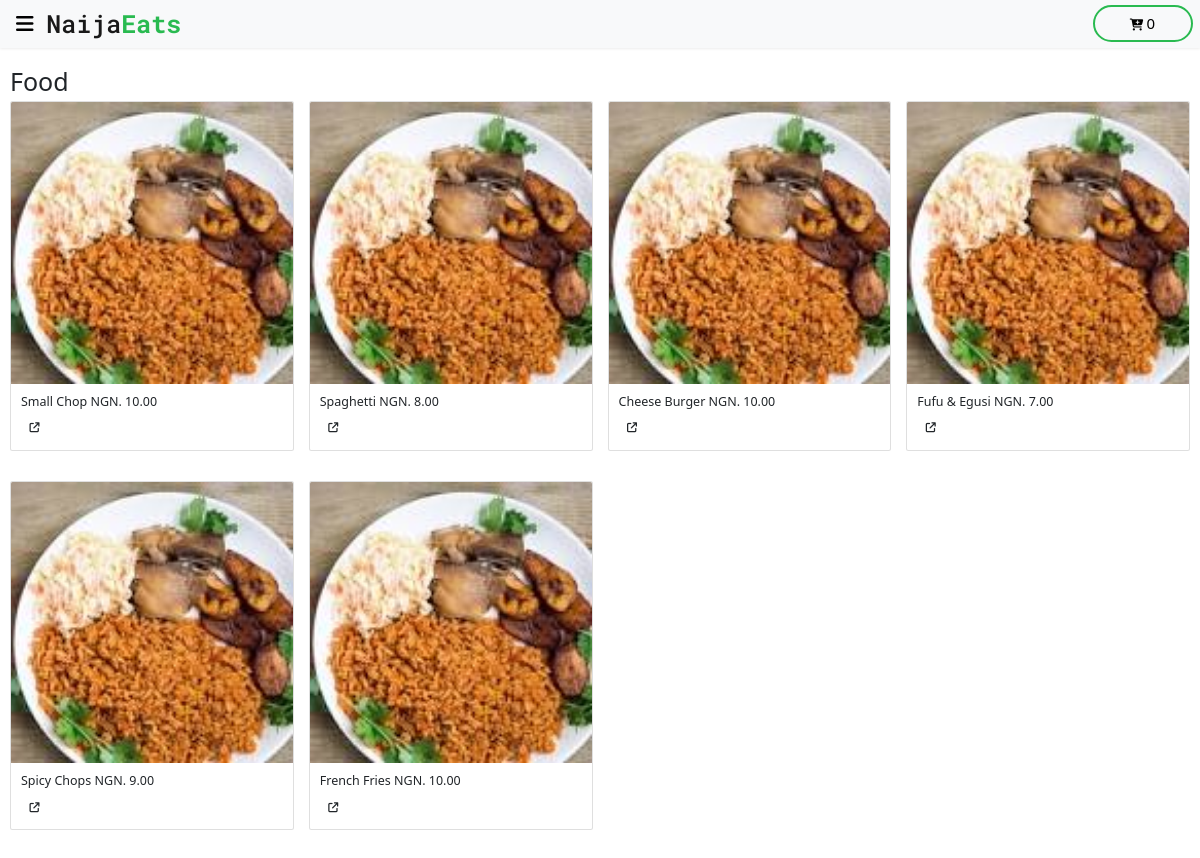
Page /category/aaacb6af-ddad-4ed8-84cd-8759939d5f47 (signed in) on the committed database.
### app/models/category.py (models this page shows, shortened)
class Category(db.Model):
    id = db.Column(db.String(50), primary_key=True, default=generate_uuid)
    title = db.Column(db.String(30), nullable=False, unique=True)
    menu = db.relationship('MenuItem', backref='category', lazy=True)

### app/models/menu_item.py (models this page shows, shortened)
class MenuItem(db.Model):
    id = db.Column(db.String(50), primary_key=True, default=generate_uuid)
    title = db.Column(db.String(50), nullable=False)
    image_url = db.Column(db.Text, nullable=False,
                          default="../static/images/naijafoods.jpeg")
    description = db.Column(db.Text)
    price = db.Column(db.Numeric(precision=5, scale=2), nullable=False)
    category_id = db.Column(db.String(50), db.ForeignKey('category.id'),
                            nullable=False)
    user_id = db.Column(db.String(50), db.ForeignKey('user.id'),
                        nullable=True)

### app/main/routes.py (the view)
@bp.route('/category/<cat_id>')
@login_required
def display_category(cat_id):
    category = Category.query.get(cat_id)
    return render_template('category.html', category=category)

### app/__init__.py (called while the page is built)
def create_app(config_class=Config):
    app = Flask(__name__)
    app.config.from_object(config_class)
    db.init_app(app=app)
    login_manager = LoginManager()
    login_manager.init_app(app)
    login_manager.login_view = 'user_bp.login'
    from app.main import bp as main_bp
    from app.user import bp as user_bp
    app.register_blueprint(main_bp)
    app.register_blueprint(user_bp)
    @login_manager.user_loader
    def load_user(user_id):
        return User.query.get(user_id)
    @app.route('/test/')
    def test_app():
        return '<h1>It seems the app is working well</h1>'
    return app

### app/templates/category.html (shortened to what this page needs)
{% extends "base.html" %}
{% block content %}
{% include 'home_nav.html' %}
<h1>{{ category.title }}</h1>
<div class="row">
  {% for menu_item in category.menu %}
  <div class="col-sm-3 mb-5">
    <div class="card">
      <img src="{{ menu_item.image_url }}" class="card-img-top" alt="...">
      <div class="card-body">
        <h5 class="card-title">
          <span>{{ menu_item.title }}</span>
          <span>NGN. {{ menu_item.price }}</span>
        </h5>
        <button type="button" class="btn modal-btn" data-id="{{ menu_item.id }}"
          data-img-src="{{ menu_item.image_url }}" data-title="{{ menu_item.title }}" data-price="{{ menu_item.price }}"
          data-restaurant="{{ menu_item.restaurant.org_name }}"
          data-description="{{ menu_item.description if menu_item.description else 'There is no description for this item' }}">
          <i class="fa-solid fa-arrow-up-right-from-square"></i>
        </button>
      </div>
    </div>
  </div>
  {% endfor %}
</div>
{% endblock %}

### app/static/style/main.css (style rules this page uses)
* { margin: 0; padding: 0; box-sizing: border-box; }
html { font-size: 10px; }
body { position: relative; font-size: 1.6rem; padding: 10px; }

### rows in the picture
Category: title "Food"
MenuItem: image_url (picture), title "Small Chop", price "10.00"
MenuItem: image_url (picture), title "Spaghetti", price "8.00"
MenuItem: image_url (picture), title "Cheese Burger", price "10.00"
MenuItem: image_url (picture), title "Fufu & Egusi", price "7.00"
MenuItem: image_url (picture), title "Spicy Chops", price "9.00"
MenuItem: image_url (picture), title "French Fries", price "10.00"
